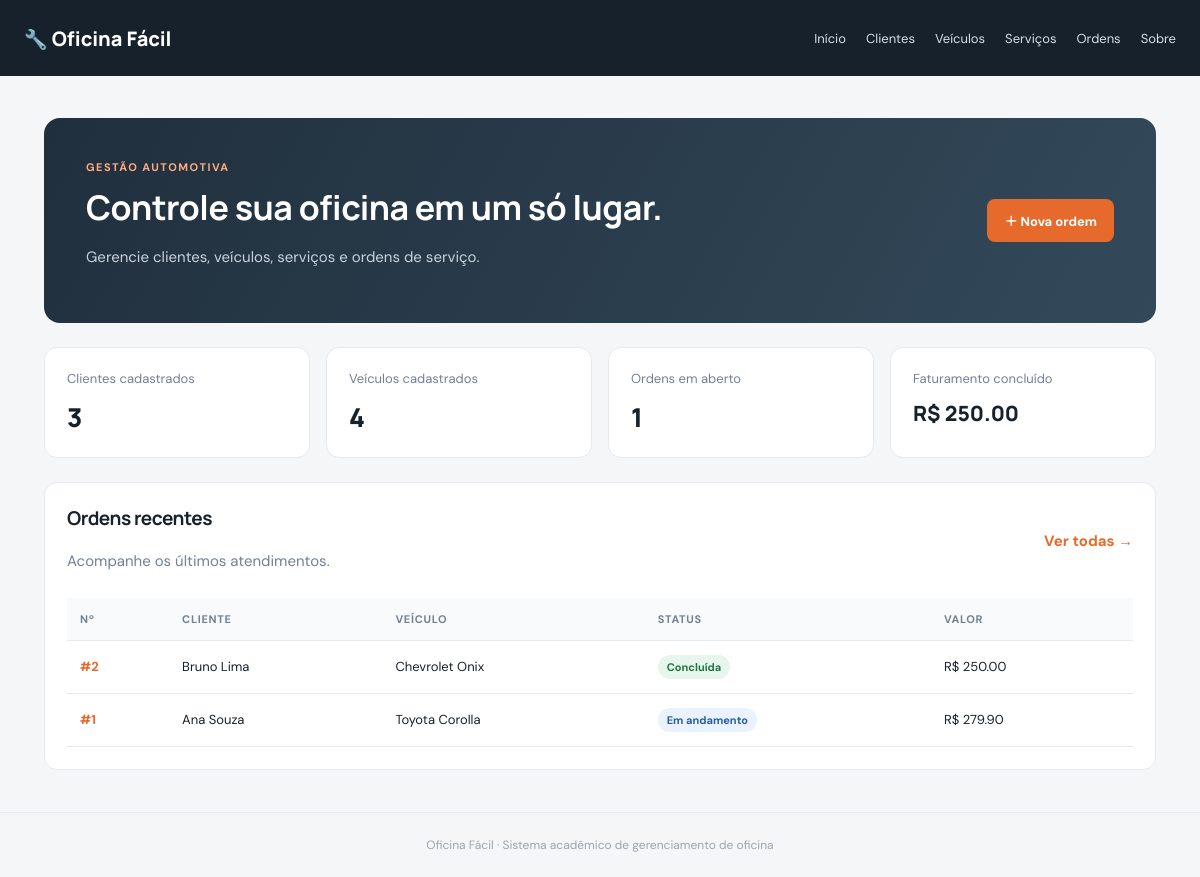
The page / on the database its author committed.
### tables this page shows
CREATE TABLE ordens_servico (
    id_os          INTEGER PRIMARY KEY AUTOINCREMENT,
    id_veiculo     INTEGER NOT NULL,
    data_abertura  TEXT NOT NULL DEFAULT CURRENT_TIMESTAMP,
    status         TEXT NOT NULL DEFAULT 'Aberta'
                   CHECK (status IN ('Aberta', 'Em andamento', 'Concluída', 'Cancelada')),
    valor_total    REAL NOT NULL DEFAULT 0 CHECK (valor_total >= 0),
    observacoes    TEXT,
    updated_at     TEXT NOT NULL DEFAULT CURRENT_TIMESTAMP,
    FOREIGN KEY (id_veiculo) REFERENCES veiculos(id_veiculo) ON DELETE RESTRICT
);

CREATE TABLE clientes (
    id_cliente INTEGER PRIMARY KEY AUTOINCREMENT,
    nome       TEXT NOT NULL CHECK (length(trim(nome)) > 0),
    telefone   TEXT,
    email      TEXT UNIQUE,
    created_at TEXT NOT NULL DEFAULT CURRENT_TIMESTAMP
);

CREATE TABLE veiculos (
    id_veiculo INTEGER PRIMARY KEY AUTOINCREMENT,
    id_cliente INTEGER NOT NULL,
    marca      TEXT NOT NULL CHECK (length(trim(marca)) > 0),
    modelo     TEXT NOT NULL CHECK (length(trim(modelo)) > 0),
    placa      TEXT NOT NULL UNIQUE CHECK (length(replace(placa, '-', '')) = 7),
    ano        INTEGER CHECK (ano IS NULL OR ano BETWEEN 1886 AND 2100),
    created_at TEXT NOT NULL DEFAULT CURRENT_TIMESTAMP,
    FOREIGN KEY (id_cliente) REFERENCES clientes(id_cliente) ON DELETE RESTRICT
);

### app.py (the view)
    @app.route("/")
    def index():
        return render_template(
            "index.html",
            dados=sql.obter_indicadores(),
            ordens=sql.listar_ordens()[:5],
        )

### db_sql.py (called while the page is built)
def get_db():
    if "db" not in g:
        g.db = sqlite3.connect(current_app.config["DATABASE"])
        g.db.row_factory = sqlite3.Row
        g.db.execute("PRAGMA foreign_keys = ON")
    return g.db

def listar_ordens(status=None):
    sql = """
        SELECT os.*, v.marca, v.modelo, v.placa,
               c.nome AS cliente_nome
        FROM ordens_servico os
        INNER JOIN veiculos v ON v.id_veiculo = os.id_veiculo
        INNER JOIN clientes c ON c.id_cliente = v.id_cliente
    """
    if status:
        sql += " WHERE os.status = ?"
        return get_db().execute(sql + " ORDER BY os.id_os DESC", (status,)).fetchall()
    return get_db().execute(sql + " ORDER BY os.id_os DESC").fetchall()

def obter_indicadores():
    db = get_db()
    return {
        "clientes": db.execute("SELECT COUNT(*) FROM clientes").fetchone()[0],
        "veiculos": db.execute("SELECT COUNT(*) FROM veiculos").fetchone()[0],
        "ordens_abertas": db.execute(
            "SELECT COUNT(*) FROM ordens_servico WHERE status IN ('Aberta', 'Em andamento')"
        ).fetchone()[0],
        "faturamento": db.execute(
            "SELECT COALESCE(SUM(valor_total), 0) FROM ordens_servico "
            "WHERE status = 'Concluída'"
        ).fetchone()[0],
    }

### templates/index.html (shortened to what this page needs)
{% extends "base.html" %}
{% block content %}
<section class="hero">
    <div><span class="eyebrow">GESTÃO AUTOMOTIVA</span><h1>Controle sua oficina em um só lugar.</h1>
    <p>Gerencie clientes, veículos, serviços e ordens de serviço.</p></div>
    <a class="button" href="{{ url_for('nova_ordem') }}">＋ Nova ordem</a>
</section>
<div class="cards">
    <article class="metric"><span>Clientes cadastrados</span><strong>{{ dados.clientes }}</strong></article>
    <article class="metric"><span>Veículos cadastrados</span><strong>{{ dados.veiculos }}</strong></article>
    <article class="metric"><span>Ordens em aberto</span><strong>{{ dados.ordens_abertas }}</strong></article>
    <article class="metric"><span>Faturamento concluído</span><strong class="money">R$ {{ "%.2f"|format(dados.faturamento) }}</strong></article>
</div>
<section class="panel">
    <div class="section-heading"><div><h2>Ordens recentes</h2><p>Acompanhe os últimos atendimentos.</p></div><a href="{{ url_for('ordens') }}">Ver todas →</a></div>
    {% if ordens %}
    <div class="table-wrap"><table><thead><tr><th>Nº</th><th>Cliente</th><th>Veículo</th><th>Status</th><th>Valor</th></tr></thead><tbody>
    {% for os in ordens %}<tr><td><a href="{{ url_for('detalhe_ordem', id_os=os.id_os) }}">#{{ os.id_os }}</a></td><td>{{ os.cliente_nome }}</td><td>{{ os.marca }} {{ os.modelo }}</td><td><span class="status {{ os.status|lower|replace(' ', '-') }}">{{ os.status }}</span></td><td>R$ {{ "%.2f"|format(os.valor_total) }}</td></tr>{% endfor %}
    </tbody></table></div>
    {% else %}<p class="empty">Nenhuma ordem cadastrada ainda. Cadastre um cliente, um veículo e um serviço para começar.</p>{% endif %}
</section>
{% endblock %}

### templates/base.html (shortened to what this page needs)
<!DOCTYPE html>
<html lang="pt-BR">
<head>
    <link rel="stylesheet" href="{{ url_for('static', filename='style.css') }}">
</head>
<body>
<header class="topbar">
    <a class="brand" href="{{ url_for('index') }}"><span class="brand-icon">🔧</span> Oficina Fácil</a>
    <nav aria-label="Navegação principal">
        <a href="{{ url_for('index') }}">Início</a>
        <a href="{{ url_for('clientes') }}">Clientes</a>
        <a href="{{ url_for('veiculos') }}">Veículos</a>
        <a href="{{ url_for('servicos') }}">Serviços</a>
        <a href="{{ url_for('ordens') }}">Ordens</a>
        <a href="{{ url_for('sobre') }}">Sobre</a>
    </nav>
</header>
<main class="container">
    {% block content %}{% endblock %}
</main>
<footer>Oficina Fácil · Sistema acadêmico de gerenciamento de oficina</footer>
</body>
</html>

### static/style.css (style rules this page uses)
:root { --bg:#f4f6f8;--surface:#fff;--ink:#17212b;--muted:#718096;--line:#e5eaf0;--accent:#e66a2c;--accent-dark:#c94f18;--nav:#17212b;--good:#237344;--bad:#a43d2c }
* { box-sizing:border-box }
body { margin:0;background:var(--bg);color:var(--ink);font-family:'DM Sans',sans-serif;font-size:15px }
.topbar { background:var(--nav);color:#fff;padding:0 max(calc((100% - 1160px)/2),24px);min-height:76px;display:flex;align-items:center;justify-content:space-between;gap:24px }
.brand { font:800 20px Manrope,sans-serif;color:#fff;text-decoration:none;white-space:nowrap }
.brand-icon { font-size:19px }
.topbar nav { display:flex;gap:20px;flex-wrap:wrap }
.topbar nav a { color:#d7dee5;text-decoration:none;font-size:13px }
.container { max-width:1160px;margin:42px auto;padding:0 24px;min-height:calc(100vh - 160px) }
h1,h2 { font-family:Manrope,sans-serif;letter-spacing:-.5px }
h1 { font-size:32px;margin:8px 0 }
h2 { font-size:19px;margin:0 0 18px }
p { color:var(--muted);line-height:1.65 }
.eyebrow { color:var(--accent);font-size:11px;font-weight:700;letter-spacing:1.5px }
.hero { background:linear-gradient(120deg,#202f3d,#33495a);color:#fff;padding:38px 42px;border-radius:16px;display:flex;justify-content:space-between;align-items:center;gap:24px;margin-bottom:24px }
.hero h1 { font-size:34px;max-width:580px }
.hero p { color:#c8d2dc }
.hero .eyebrow { color:#ffad7e }
.cards { display:grid;grid-template-columns:repeat(4,1fr);gap:16px;margin-bottom:24px }
.metric,.panel { background:var(--surface);border:1px solid var(--line);border-radius:13px;padding:22px }
.metric span { display:block;color:var(--muted);font-size:13px;margin-bottom:12px }
.metric strong { font:800 26px Manrope,sans-serif }
.metric .money { font-size:21px }
.panel { margin-bottom:22px }
.section-heading { display:flex;align-items:center;justify-content:space-between;gap:20px;margin-bottom:20px }
.section-heading p { margin:4px 0 }
.section-heading>a:not(.button) { color:var(--accent);text-decoration:none;font-weight:700 }
.button { display:inline-block;background:var(--accent);color:#fff;border:0;border-radius:8px;padding:12px 17px;text-decoration:none;font:700 13px 'DM Sans',sans-serif;cursor:pointer;white-space:nowrap }
.table-wrap { overflow-x:auto }
table { width:100%;border-collapse:collapse;white-space:nowrap }
th { text-align:left;color:var(--muted);font-size:11px;text-transform:uppercase;letter-spacing:.7px;background:#f8fafb }
th,td { padding:14px 13px;border-bottom:1px solid var(--line) }
td { font-size:13px }
td a { color:var(--accent);font-weight:700;text-decoration:none }
.status { display:inline-block;background:#fff1e8;color:#b84b18;padding:5px 9px;border-radius:20px;font-size:11px;font-weight:700 }
.status.concluída { background:#e7f6ed;color:#237344 }
.status.em-andamento { background:#eaf2ff;color:#285ea8 }
footer { text-align:center;color:#9aa5af;font-size:12px;padding:24px;border-top:1px solid var(--line) }

### rows shown on the page
ordens_servico: id_os "2", cliente_nome "Bruno Lima", marca "Chevrolet", modelo "Onix", status "Concluída", valor_total "250.00"
ordens_servico: id_os "1", cliente_nome "Ana Souza", marca "Toyota", modelo "Corolla", status "Em andamento", valor_total "279.90"

### other values the page prints
{{ dados.clientes }} "3"
{{ dados.veiculos }} "4"
{{ dados.ordens_abertas }} "1"
{{ "%.2f"|format(dados.faturamento) }} "250.00"
